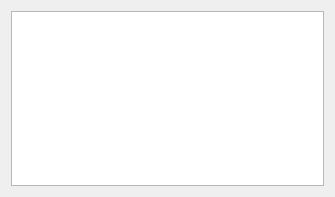
<?xml version="1.0" encoding="UTF-8"?>
<ui version="4.0">
 <class>PairTrading</class>
 <widget class="QWidget" name="PairTrading">
  <property name="geometry">
   <rect>
    <x>0</x>
    <y>0</y>
    <width>335</width>
    <height>197</height>
   </rect>
  </property>
  <property name="windowTitle">
   <string>Form</string>
  </property>
  <layout class="QVBoxLayout" name="verticalLayout">
   <item>
    <widget class="QTextEdit" name="textEdit"/>
   </item>
  </layout>
 </widget>
 <resources/>
 <connections/>
</ui>
